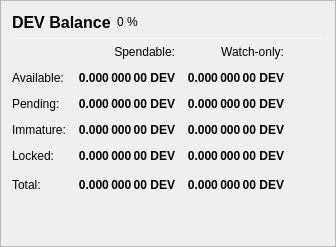
                   <widget class="QFrame" name="frame_Balances">
                    <property name="frameShape">
                     <enum>QFrame::StyledPanel</enum>
                    </property>
                    <property name="frameShadow">
                     <enum>QFrame::Raised</enum>
                    </property>
                    <layout class="QVBoxLayout" name="verticalLayout_4">
                     <item>
                      <layout class="QHBoxLayout" name="horizontalLayout_4">
                       <item>
                        <widget class="QLabel" name="label_5">
                         <property name="minimumSize">
                          <size>
                           <width>0</width>
                           <height>20</height>
                          </size>
                         </property>
                         <property name="font">
                          <font>
                           <pointsize>12</pointsize>
                           <weight>75</weight>
                           <bold>true</bold>
                          </font>
                         </property>
                         <property name="text">
                          <string>DEV Balance</string>
                         </property>
                        </widget>
                       </item>
                       <item>
                        <widget class="QLabel" name="labelFLSPercent">
                         <property name="text">
                          <string notr="true">0 %</string>
                         </property>
                        </widget>
                       </item>
                       <item>
                        <spacer name="horizontalSpacer_3">
                         <property name="orientation">
                          <enum>Qt::Horizontal</enum>
                         </property>
                         <property name="sizeHint" stdset="0">
                          <size>
                           <width>40</width>
                           <height>20</height>
                          </size>
                         </property>
                        </spacer>
                       </item>
                      </layout>
                     </item>
                     <item>
                      <widget class="Line" name="line_Balance">
                       <property name="minimumSize">
                        <size>
                         <width>0</width>
                         <height>1</height>
                        </size>
                       </property>
                       <property name="maximumSize">
                        <size>
                         <width>16777215</width>
                         <height>1</height>
                        </size>
                       </property>
                       <property name="orientation">
                        <enum>Qt::Horizontal</enum>
                       </property>
                      </widget>
                     </item>
                     <item>
                      <layout class="QGridLayout" name="gridLayout">
                       <property name="spacing">
                        <number>12</number>
                       </property>
                       <item row="0" column="1">
                        <widget class="QLabel" name="labelSpendable">
                         <property name="text">
                          <string>Spendable:</string>
                         </property>
                         <property name="alignment">
                          <set>Qt::AlignRight|Qt::AlignTrailing|Qt::AlignVCenter</set>
                         </property>
                        </widget>
                       </item>
                       <item row="0" column="2">
                        <widget class="QLabel" name="labelWatchonly">
                         <property name="text">
                          <string>Watch-only:</string>
                         </property>
                         <property name="alignment">
                          <set>Qt::AlignRight|Qt::AlignTrailing|Qt::AlignVCenter</set>
                         </property>
                        </widget>
                       </item>
                       <item row="1" column="0">
                        <widget class="QLabel" name="labelBalanceText">
                         <property name="text">
                          <string>Available:</string>
                         </property>
                        </widget>
                       </item>
                       <item row="1" column="1">
                        <widget class="QLabel" name="labelBalance">
                         <property name="font">
                          <font>
                           <weight>75</weight>
                           <bold>true</bold>
                          </font>
                         </property>
                         <property name="cursor">
                          <cursorShape>IBeamCursor</cursorShape>
                         </property>
                         <property name="toolTip">
                          <string>Your current spendable balance</string>
                         </property>
                         <property name="text">
                          <string notr="true">0.000 000 00 DEV</string>
                         </property>
                         <property name="alignment">
                          <set>Qt::AlignRight|Qt::AlignTrailing|Qt::AlignVCenter</set>
                         </property>
                         <property name="textInteractionFlags">
                          <set>Qt::LinksAccessibleByMouse|Qt::TextSelectableByKeyboard|Qt::TextSelectableByMouse</set>
                         </property>
                        </widget>
                       </item>
                       <item row="1" column="2">
                        <widget class="QLabel" name="labelWatchAvailable">
                         <property name="font">
                          <font>
                           <weight>75</weight>
                           <bold>true</bold>
                          </font>
                         </property>
                         <property name="cursor">
                          <cursorShape>IBeamCursor</cursorShape>
                         </property>
                         <property name="toolTip">
                          <string>Your current balance in watch-only addresses</string>
                         </property>
                         <property name="text">
                          <string notr="true">0.000 000 00 DEV</string>
                         </property>
                         <property name="alignment">
                          <set>Qt::AlignRight|Qt::AlignTrailing|Qt::AlignVCenter</set>
                         </property>
                         <property name="textInteractionFlags">
                          <set>Qt::LinksAccessibleByMouse|Qt::TextSelectableByKeyboard|Qt::TextSelectableByMouse</set>
                         </property>
                        </widget>
                       </item>
                       <item row="2" column="0">
                        <widget class="QLabel" name="labelPendingText">
                         <property name="text">
                          <string>Pending:</string>
                         </property>
                        </widget>
                       </item>
                       <item row="2" column="1">
                        <widget class="QLabel" name="labelUnconfirmed">
                         <property name="font">
                          <font>
                           <weight>75</weight>
                           <bold>true</bold>
                          </font>
                         </property>
                         <property name="cursor">
                          <cursorShape>IBeamCursor</cursorShape>
                         </property>
                         <property name="toolTip">
                          <string>Total of transactions that have yet to be confirmed, and do not yet count toward the spendable balance</string>
                         </property>
                         <property name="text">
                          <string notr="true">0.000 000 00 DEV</string>
                         </property>
                         <property name="alignment">
                          <set>Qt::AlignRight|Qt::AlignTrailing|Qt::AlignVCenter</set>
                         </property>
                         <property name="textInteractionFlags">
                          <set>Qt::LinksAccessibleByMouse|Qt::TextSelectableByKeyboard|Qt::TextSelectableByMouse</set>
                         </property>
                        </widget>
                       </item>
                       <item row="2" column="2">
                        <widget class="QLabel" name="labelWatchPending">
                         <property name="font">
                          <font>
                           <weight>75</weight>
                           <bold>true</bold>
                          </font>
                         </property>
                         <property name="cursor">
                          <cursorShape>IBeamCursor</cursorShape>
                         </property>
                         <property name="toolTip">
                          <string>Unconfirmed transactions to watch-only addresses</string>
                         </property>
                         <property name="text">
                          <string notr="true">0.000 000 00 DEV</string>
                         </property>
                         <property name="alignment">
                          <set>Qt::AlignRight|Qt::AlignTrailing|Qt::AlignVCenter</set>
                         </property>
                         <property name="textInteractionFlags">
                          <set>Qt::LinksAccessibleByMouse|Qt::TextSelectableByKeyboard|Qt::TextSelectableByMouse</set>
                         </property>
                        </widget>
                       </item>
                       <item row="3" column="0">
                        <widget class="QLabel" name="labelImmatureText">
                         <property name="text">
                          <string>Immature:</string>
                         </property>
                        </widget>
                       </item>
                       <item row="3" column="1">
                        <widget class="QLabel" name="labelImmature">
                         <property name="font">
                          <font>
                           <weight>75</weight>
                           <bold>true</bold>
                          </font>
                         </property>
                         <property name="cursor">
                          <cursorShape>IBeamCursor</cursorShape>
                         </property>
                         <property name="toolTip">
                          <string>Staked or masternode rewards that has not yet matured</string>
                         </property>
                         <property name="text">
                          <string notr="true">0.000 000 00 DEV</string>
                         </property>
                         <property name="alignment">
                          <set>Qt::AlignRight|Qt::AlignTrailing|Qt::AlignVCenter</set>
                         </property>
                         <property name="textInteractionFlags">
                          <set>Qt::LinksAccessibleByMouse|Qt::TextSelectableByKeyboard|Qt::TextSelectableByMouse</set>
                         </property>
                        </widget>
                       </item>
                       <item row="3" column="2">
                        <widget class="QLabel" name="labelWatchImmature">
                         <property name="font">
                          <font>
                           <weight>75</weight>
                           <bold>true</bold>
                          </font>
                         </property>
                         <property name="cursor">
                          <cursorShape>IBeamCursor</cursorShape>
                         </property>
                         <property name="toolTip">
                          <string>Staked or masternode rewards in watch-only addresses that has not yet matured</string>
                         </property>
                         <property name="text">
                          <string notr="true">0.000 000 00 DEV</string>
                         </property>
                         <property name="alignment">
                          <set>Qt::AlignRight|Qt::AlignTrailing|Qt::AlignVCenter</set>
                         </property>
                         <property name="textInteractionFlags">
                          <set>Qt::LinksAccessibleByMouse|Qt::TextSelectableByKeyboard|Qt::TextSelectableByMouse</set>
                         </property>
                        </widget>
                       </item>
                       <item row="4" column="0">
                        <widget class="QLabel" name="labelLockedBalanceText">
                         <property name="toolTip">
                          <string>Locked DEV or Masternode collaterals. These are excluded from zdev minting.</string>
                         </property>
                         <property name="text">
                          <string>Locked:</string>
                         </property>
                        </widget>
                       </item>
                       <item row="4" column="1">
                        <widget class="QLabel" name="labelLockedBalance">
                         <property name="font">
                          <font>
                           <weight>75</weight>
                           <bold>true</bold>
                          </font>
                         </property>
                         <property name="cursor">
                          <cursorShape>IBeamCursor</cursorShape>
                         </property>
                         <property name="toolTip">
                          <string>Locked DEV or Masternode collaterals. These are excluded from zdev minting.</string>
                         </property>
                         <property name="text">
                          <string notr="true">0.000 000 00 DEV</string>
                         </property>
                         <property name="alignment">
                          <set>Qt::AlignRight|Qt::AlignTrailing|Qt::AlignVCenter</set>
                         </property>
                         <property name="textInteractionFlags">
                          <set>Qt::LinksAccessibleByMouse|Qt::TextSelectableByKeyboard|Qt::TextSelectableByMouse</set>
                         </property>
                        </widget>
                       </item>
                       <item row="4" column="2">
                        <widget class="QLabel" name="labelWatchLocked">
                         <property name="font">
                          <font>
                           <weight>75</weight>
                           <bold>true</bold>
                          </font>
                         </property>
                         <property name="cursor">
                          <cursorShape>IBeamCursor</cursorShape>
                         </property>
                         <property name="toolTip">
                          <string>Current locked balance in watch-only addresses</string>
                         </property>
                         <property name="text">
                          <string notr="true">0.000 000 00 DEV</string>
                         </property>
                         <property name="alignment">
                          <set>Qt::AlignRight|Qt::AlignTrailing|Qt::AlignVCenter</set>
                         </property>
                         <property name="textInteractionFlags">
                          <set>Qt::LinksAccessibleByMouse|Qt::TextSelectableByKeyboard|Qt::TextSelectableByMouse</set>
                         </property>
                        </widget>
                       </item>
                       <item row="5" column="0">
                        <widget class="QLabel" name="labelTotalText">
                         <property name="toolTip">
                          <string>Your current Deviant balance, unconfirmed and immature transactions included</string>
                         </property>
                         <property name="text">
                          <string>Total:</string>
                         </property>
                        </widget>
                       </item>
                       <item row="5" column="1">
                        <widget class="QLabel" name="labelTotal">
                         <property name="font">
                          <font>
                           <weight>75</weight>
                           <bold>true</bold>
                          </font>
                         </property>
                         <property name="cursor">
                          <cursorShape>IBeamCursor</cursorShape>
                         </property>
                         <property name="toolTip">
                          <string>Your current deviant balance, unconfirmed and immature transactions included</string>
                         </property>
                         <property name="text">
                          <string notr="true">0.000 000 00 DEV</string>
                         </property>
                         <property name="alignment">
                          <set>Qt::AlignRight|Qt::AlignTrailing|Qt::AlignVCenter</set>
                         </property>
                         <property name="textInteractionFlags">
                          <set>Qt::LinksAccessibleByMouse|Qt::TextSelectableByKeyboard|Qt::TextSelectableByMouse</set>
                         </property>
                        </widget>
                       </item>
                       <item row="5" column="2">
                        <widget class="QLabel" name="labelWatchTotal">
                         <property name="font">
                          <font>
                           <weight>75</weight>
                           <bold>true</bold>
                          </font>
                         </property>
                         <property name="cursor">
                          <cursorShape>IBeamCursor</cursorShape>
                         </property>
                         <property name="toolTip">
                          <string>Current total balance in watch-only addresses</string>
                         </property>
                         <property name="text">
                          <string notr="true">0.000 000 00 DEV</string>
                         </property>
                         <property name="alignment">
                          <set>Qt::AlignRight|Qt::AlignTrailing|Qt::AlignVCenter</set>
                         </property>
                         <property name="textInteractionFlags">
                          <set>Qt::LinksAccessibleByMouse|Qt::TextSelectableByKeyboard|Qt::TextSelectableByMouse</set>
                         </property>
                        </widget>
                       </item>
                       <item row="5" column="3">
                        <spacer name="horizontalSpacer_9">
                         <property name="orientation">
                          <enum>Qt::Horizontal</enum>
                         </property>
                         <property name="sizeHint" stdset="0">
                          <size>
                           <width>40</width>
                           <height>20</height>
                          </size>
                         </property>
                        </spacer>
                       </item>
                      </layout>
                     </item>
                     <item>
                      <spacer name="verticalSpacer_3">
                       <property name="orientation">
                        <enum>Qt::Vertical</enum>
                       </property>
                       <property name="sizeHint" stdset="0">
                        <size>
                         <width>20</width>
                         <height>40</height>
                        </size>
                       </property>
                      </spacer>
                     </item>
                    </layout>
                   </widget>
